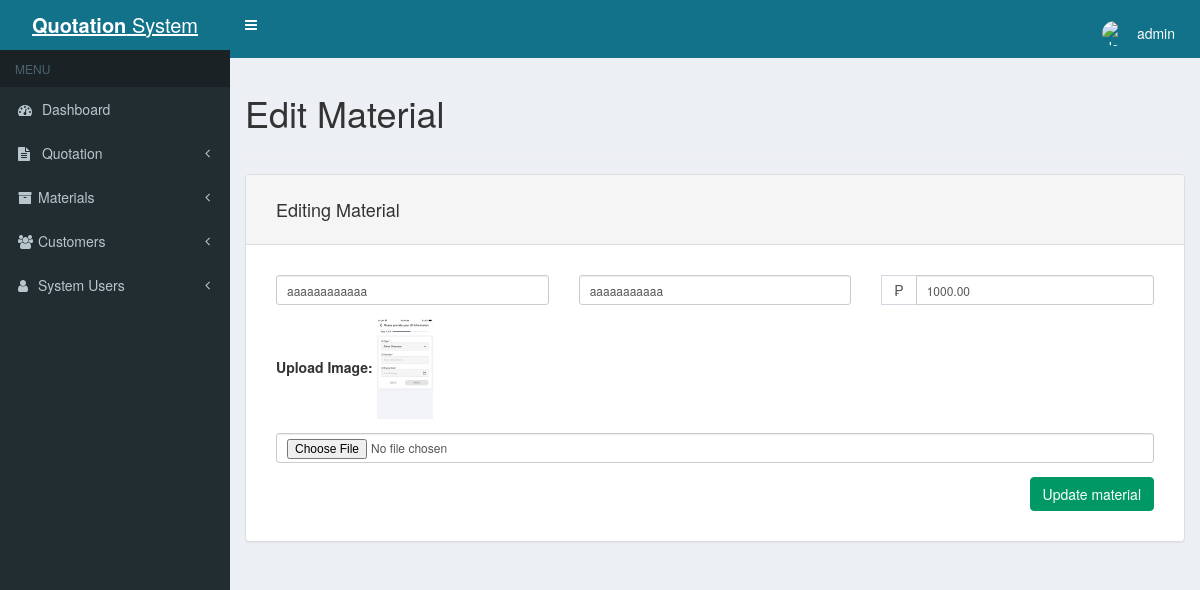
/product-edit.php?id=1018 (signed in), run on the app's committed database.
### tables this page shows
CREATE TABLE `products` (
  `product_id` int(11) NOT NULL,
  `product_name` text NOT NULL,
  `product_desc` text NOT NULL,
  `product_price` decimal(10,2) DEFAULT NULL,
  `product_image` text DEFAULT NULL
);

### product-edit.php (the view, shortened to what this page needs)
<?php
include('header.php');
$getID = $_GET['id'];
$mysqli = new mysqli(DATABASE_HOST, DATABASE_USER, DATABASE_PASS, DATABASE_NAME);
$query = "SELECT * FROM products WHERE product_id = '" . $mysqli->real_escape_string($getID) . "'";
$result = mysqli_query($mysqli, $query);
if ($result) {
    while ($row = mysqli_fetch_assoc($result)) {
        $product_name = $row['product_name'];
        $product_desc = $row['product_desc'];
        $product_price = $row['product_price'];
        $product_image = $row['product_image'];
    }
}
?>
<h1>Edit Material</h1>
<hr>
<div class="row">
    <div class="col-xs-12">
        <div class="panel panel-default">
            <div class="panel-heading">
                <h4>Editing Material</h4>
            </div>
            <div class="panel-body form-group form-group-sm">
                <form method="post" id="update_product" enctype="multipart/form-data">
                    <div class="row">
                        <div class="col-xs-4">
                            <input type="text" class="form-control required" name="product_name" placeholder="Enter material name" value="<?php echo $product_name; ?>">
                        </div>
                        <div class="col-xs-4">
                            <input type="text" class="form-control required" name="product_desc" placeholder="Enter material description" value="<?php echo $product_desc; ?>">
                        </div>
                        <div class="col-xs-4">
                            <div class="input-group">
                                <span class="input-group-addon">₱</span>
                                <input type="text" name="product_price" class="form-control required" placeholder="0.00" aria-describedby="sizing-addon1" value="<?php echo $product_price; ?>">
                            </div>
                        </div>
                    </div>
                    <div class="row">
                        <div class="col-xs-12 margin-top">
                            <label for="product_image">Upload Image:</label>
                            <img src="uploads/<?php echo $product_image; ?>" onclick="$('#product_image').click();">
                        </div>
                        <div class="col-xs-12 margin-top">
                            <input type="file" id="product_image" name="product_image" class="form-control" accept=".jpg, .jpeg, .png, .gif">
                        </div>
                    </div>
                    <div class="row">
                        <div class="col-xs-12 margin-top btn-group">
                            <input type="submit" id="action_update_product" class="btn btn-success float-right" value="Update material" data-loading-text="Updating...">
                        </div>
                    </div>
                </form>
            </div>
        </div>
    </div>
</div>
<?php
include('footer.php');
?>

### css/styles.css (style rules this page uses)
body { padding: 0; background-color: #11728a; }
.btn-success { background-color: #009966; border-color: #009966; }
.panel-body { padding: 30px 30px 15px 30px; }
.panel-heading { padding: 15px 30px 15px 30px; }
.float-right { float: right !important; }
.margin-top { margin-top: 1em; }

### data on the page
products: product_name "aaaaaaaaaaaa", product_desc "aaaaaaaaaaa", product_price "1000.00", product_image (picture)

### other printed values
$_SESSION['login_username'] "admin"
